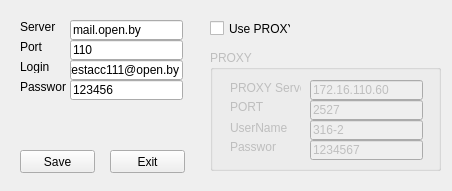
<?xml version="1.0" encoding="UTF-8"?>
<ui version="4.0">
 <class>SettingsForm</class>
 <widget class="QWidget" name="SettingsForm">
  <property name="geometry">
   <rect>
    <x>0</x>
    <y>0</y>
    <width>452</width>
    <height>191</height>
   </rect>
  </property>
  <property name="contextMenuPolicy">
   <enum>Qt::NoContextMenu</enum>
  </property>
  <property name="windowTitle">
   <string>Settings</string>
  </property>
  <widget class="QLabel" name="label">
   <property name="geometry">
    <rect>
     <x>20</x>
     <y>20</y>
     <width>46</width>
     <height>13</height>
    </rect>
   </property>
   <property name="text">
    <string>Server</string>
   </property>
  </widget>
  <widget class="QLineEdit" name="lineEditServer">
   <property name="geometry">
    <rect>
     <x>70</x>
     <y>20</y>
     <width>113</width>
     <height>20</height>
    </rect>
   </property>
   <property name="text">
    <string>mail.open.by</string>
   </property>
  </widget>
  <widget class="QLabel" name="label_2">
   <property name="geometry">
    <rect>
     <x>20</x>
     <y>60</y>
     <width>46</width>
     <height>13</height>
    </rect>
   </property>
   <property name="text">
    <string>Login</string>
   </property>
  </widget>
  <widget class="QLineEdit" name="lineEditLogin">
   <property name="geometry">
    <rect>
     <x>70</x>
     <y>60</y>
     <width>113</width>
     <height>20</height>
    </rect>
   </property>
   <property name="text">
    <string>testacc111@open.by</string>
   </property>
  </widget>
  <widget class="QLabel" name="label_3">
   <property name="geometry">
    <rect>
     <x>20</x>
     <y>80</y>
     <width>46</width>
     <height>13</height>
    </rect>
   </property>
   <property name="text">
    <string>Password</string>
   </property>
  </widget>
  <widget class="QLineEdit" name="lineEditPassword">
   <property name="geometry">
    <rect>
     <x>70</x>
     <y>80</y>
     <width>113</width>
     <height>20</height>
    </rect>
   </property>
   <property name="text">
    <string>123456</string>
   </property>
  </widget>
  <widget class="QCheckBox" name="checkBox">
   <property name="geometry">
    <rect>
     <x>210</x>
     <y>20</y>
     <width>81</width>
     <height>17</height>
    </rect>
   </property>
   <property name="text">
    <string>Use PROXY</string>
   </property>
  </widget>
  <widget class="QPushButton" name="pushButtonSave">
   <property name="geometry">
    <rect>
     <x>20</x>
     <y>150</y>
     <width>75</width>
     <height>23</height>
    </rect>
   </property>
   <property name="text">
    <string>Save</string>
   </property>
  </widget>
  <widget class="QPushButton" name="pushButtonExit">
   <property name="geometry">
    <rect>
     <x>110</x>
     <y>150</y>
     <width>75</width>
     <height>23</height>
    </rect>
   </property>
   <property name="text">
    <string>Exit</string>
   </property>
  </widget>
  <widget class="QGroupBox" name="groupBox">
   <property name="enabled">
    <bool>false</bool>
   </property>
   <property name="geometry">
    <rect>
     <x>210</x>
     <y>50</y>
     <width>231</width>
     <height>121</height>
    </rect>
   </property>
   <property name="title">
    <string>PROXY</string>
   </property>
   <widget class="QLabel" name="label_7">
    <property name="geometry">
     <rect>
      <x>20</x>
      <y>70</y>
      <width>61</width>
      <height>16</height>
     </rect>
    </property>
    <property name="text">
     <string>UserName</string>
    </property>
   </widget>
   <widget class="QLineEdit" name="lineEditProxyPass">
    <property name="geometry">
     <rect>
      <x>100</x>
      <y>90</y>
      <width>113</width>
      <height>20</height>
     </rect>
    </property>
    <property name="text">
     <string>1234567</string>
    </property>
   </widget>
   <widget class="QLineEdit" name="lineEditProxyUserName">
    <property name="geometry">
     <rect>
      <x>100</x>
      <y>70</y>
      <width>113</width>
      <height>20</height>
     </rect>
    </property>
    <property name="text">
     <string>316-2</string>
    </property>
   </widget>
   <widget class="QLineEdit" name="lineEditProxySer">
    <property name="geometry">
     <rect>
      <x>100</x>
      <y>30</y>
      <width>113</width>
      <height>20</height>
     </rect>
    </property>
    <property name="text">
     <string>172.16.110.60</string>
    </property>
   </widget>
   <widget class="QLineEdit" name="lineEditProxyPort">
    <property name="geometry">
     <rect>
      <x>100</x>
      <y>50</y>
      <width>113</width>
      <height>20</height>
     </rect>
    </property>
    <property name="text">
     <string>2527</string>
    </property>
   </widget>
   <widget class="QLabel" name="label_6">
    <property name="geometry">
     <rect>
      <x>20</x>
      <y>50</y>
      <width>46</width>
      <height>13</height>
     </rect>
    </property>
    <property name="text">
     <string>PORT</string>
    </property>
   </widget>
   <widget class="QLabel" name="label_4">
    <property name="geometry">
     <rect>
      <x>20</x>
      <y>30</y>
      <width>71</width>
      <height>16</height>
     </rect>
    </property>
    <property name="text">
     <string>PROXY Server</string>
    </property>
   </widget>
   <widget class="QLabel" name="label_5">
    <property name="geometry">
     <rect>
      <x>20</x>
      <y>90</y>
      <width>46</width>
      <height>13</height>
     </rect>
    </property>
    <property name="text">
     <string>Password</string>
    </property>
   </widget>
  </widget>
  <widget class="QLabel" name="label_8">
   <property name="geometry">
    <rect>
     <x>20</x>
     <y>40</y>
     <width>46</width>
     <height>13</height>
    </rect>
   </property>
   <property name="text">
    <string>Port</string>
   </property>
  </widget>
  <widget class="QLineEdit" name="lineEditPort">
   <property name="geometry">
    <rect>
     <x>70</x>
     <y>40</y>
     <width>113</width>
     <height>20</height>
    </rect>
   </property>
   <property name="text">
    <string>110</string>
   </property>
  </widget>
 </widget>
 <resources/>
 <connections/>
</ui>
